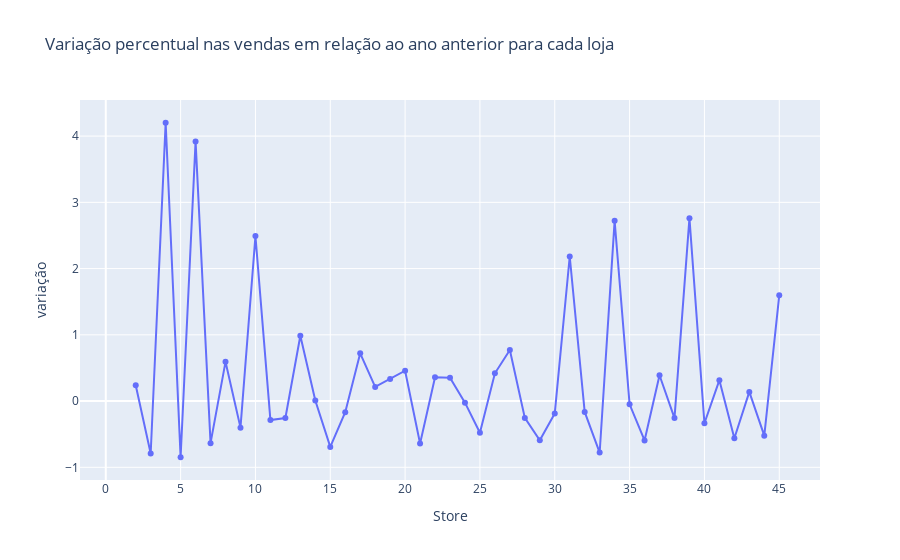

Notebook source saved alongside this figure:
### Code cell
# grafico de linha para mostrar a variação percentual nas vendas em relação ao ano anterior para cada loja
# what is the percentage change in sales for each store type?
# qual é a variação percentual nas vendas em relação ao ano anterior para cada loja?
fig = go.Figure()
fig.add_trace(go.Scatter(x=preco_medio['Store'], y=preco_medio['variação'], mode='lines+markers', name='variação'))
fig.update_layout(title='Variação percentual nas vendas em relação ao ano anterior para cada loja', xaxis_title='Store', yaxis_title='variação')
fig.show()

### Figure 1 — Plotly figure (JSON) as saved in the notebook; plotly's stock layout.template omitted (floating-point values rounded to 4 significant figures)
{"data": [{"mode": "lines+markers", "name": "variação", "type": "scatter", "x": [1, 2, 3, 4, 5, 6, 7, 8, 9, 10, 11, 12, 13, 14, 15, 16, 17, 18, 19, 20, 21, 22, 23, 24, 25, 26, 27, 28, 29, 30, 31, 32, 33, 34, 35, 36, 37, 38, 39, 40, 41, 42, 43, 44, 45], "y": [null, 0.2382, -0.7909, 4.202, -0.8482, 3.92, -0.6353, 0.5926, -0.4014, 2.492, -0.2859, -0.2561, 0.9857, 0.008663, -0.6916, -0.167, 0.7209, 0.2139, 0.3321, 0.4586, -0.6413, 0.3603, 0.3513, -0.02382, -0.4791, 0.4191, 0.7701, -0.2544, -0.5924, -0.187, 2.183, -0.1643, -0.7772, 2.72, -0.04867, -0.5939, 0.3892, -0.2566, 2.761, -0.3354, 0.3153, -0.5612, 0.1382, -0.522, 1.596]}], "layout": {"title": {"text": "Variação percentual nas vendas em relação ao ano anterior para cada loja"}, "xaxis": {"title": {"text": "Store"}}, "yaxis": {"title": {"text": "variação"}}}}
